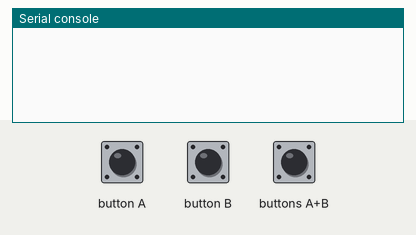
Recording of a program running on a simulated BBC micro:bit (MakeCode). Shown: the last lines printed to the serial console. Inputs (shaded band) come from the test bench. No radio messages arrive unless stated (any console line starting 'radio sent:' is added by the test bench).

Above: at 1.2 s.
1.3 s: button A pressed for 0.15 s
At 2.6 s:
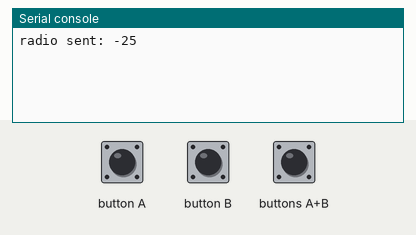
2.9 s: buttons A+B pressed for 0.15 s
At 4.0 s:
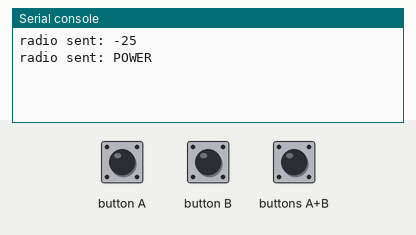
4.5 s: button B pressed for 0.15 s
At 5.2 s:
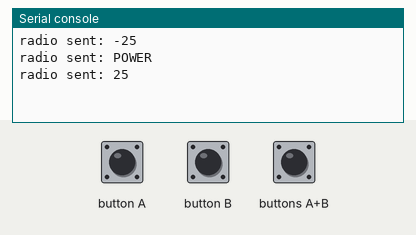

The program:

main.ts
```typescript
input.onButtonPressed(Button.A, function () {
    radio.sendNumber(-25)
})
input.onButtonPressed(Button.AB, function () {
    radio.sendString("POWER")
})
input.onButtonPressed(Button.B, function () {
    radio.sendNumber(25)
})
radio.setGroup(6)
basic.forever(function () {

})
```

test.ts
```typescript
// aquí va el archivo "tests"; esto no se compilará cuando este paquete se utilice como una extensión.
```

Measured:
- after the input at 1.3 s, the serial console: prints a new line after 0.15 s (image 1)
- after the input at 2.9 s, the serial console: prints a new line after 0.15 s (image 2)
- after the input at 4.5 s, the serial console: prints a new line after 0.15 s (image 3)
